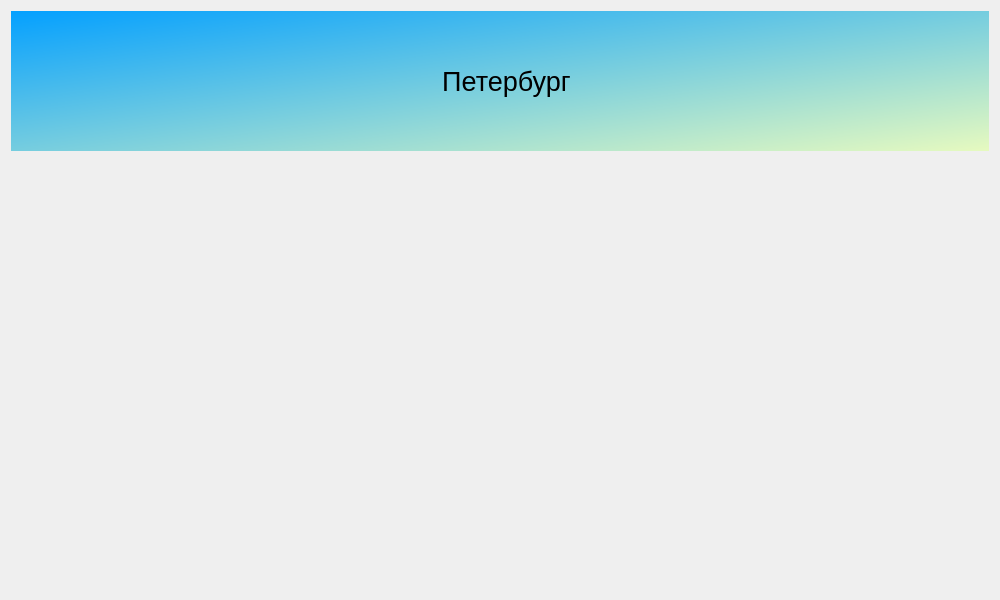
<?xml version="1.0" encoding="UTF-8"?>
<ui version="4.0">
 <class>Dialog</class>
 <widget class="QDialog" name="Dialog">
  <property name="geometry">
   <rect>
    <x>0</x>
    <y>0</y>
    <width>1000</width>
    <height>600</height>
   </rect>
  </property>
  <property name="windowTitle">
   <string>Dialog</string>
  </property>
  <layout class="QVBoxLayout" name="verticalLayout">
   <item>
    <widget class="QWidget" name="widget" native="true">
     <property name="styleSheet">
      <string notr="true">QWidget#widget {
background-color: qlineargradient(spread:pad, x1:0, y1:0, x2:1, y2:1, stop:0 rgba(4, 160, 255, 255), stop:1 rgba(231, 250, 191, 255))

}
</string>
     </property>
     <layout class="QVBoxLayout" name="verticalLayout_2">
      <item>
       <layout class="QFormLayout" name="formLayout">
        <property name="sizeConstraint">
         <enum>QLayout::SetFixedSize</enum>
        </property>
        <property name="fieldGrowthPolicy">
         <enum>QFormLayout::AllNonFixedFieldsGrow</enum>
        </property>
        <property name="labelAlignment">
         <set>Qt::AlignCenter</set>
        </property>
        <property name="formAlignment">
         <set>Qt::AlignLeading|Qt::AlignLeft|Qt::AlignVCenter</set>
        </property>
        <item row="0" column="0">
         <widget class="QLabel" name="label_2">
          <property name="text">
           <string/>
          </property>
          <property name="pixmap">
           <pixmap>../../Изображения/logopiter.png</pixmap>
          </property>
          <property name="scaledContents">
           <bool>true</bool>
          </property>
         </widget>
        </item>
        <item row="0" column="1">
         <widget class="QLabel" name="label">
          <property name="font">
           <font>
            <pointsize>20</pointsize>
           </font>
          </property>
          <property name="text">
           <string>Петербург</string>
          </property>
          <property name="alignment">
           <set>Qt::AlignCenter</set>
          </property>
         </widget>
        </item>
       </layout>
      </item>
     </layout>
    </widget>
   </item>
   <item>
    <widget class="QWidget" name="widget_2" native="true"/>
   </item>
   <item>
    <widget class="QWidget" name="widget_3" native="true"/>
   </item>
   <item>
    <widget class="QWidget" name="widget_4" native="true"/>
   </item>
  </layout>
 </widget>
 <resources/>
 <connections/>
</ui>
